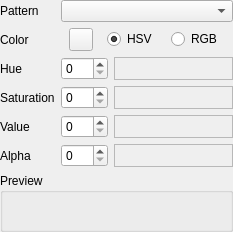
<ui version="4.0" >
 <comment>*********************************************************************
**
** Copyright (C) 1992-$THISYEAR$ $TROLLTECH$. All rights reserved.
**
** This file is part of the $MODULE$ of the Qt Toolkit.
**
** $TROLLTECH_DUAL_LICENSE$
**
** This file is provided AS IS with NO WARRANTY OF ANY KIND, INCLUDING THE
** WARRANTY OF DESIGN, MERCHANTABILITY AND FITNESS FOR A PARTICULAR PURPOSE.
**
*********************************************************************</comment>
 <class>QtBrushPatternEditor</class>
 <widget class="QWidget" name="QtBrushPatternEditor" >
  <property name="geometry" >
   <rect>
    <x>0</x>
    <y>0</y>
    <width>233</width>
    <height>232</height>
   </rect>
  </property>
  <property name="windowTitle" >
   <string>Form</string>
  </property>
  <layout class="QGridLayout" >
   <property name="margin" >
    <number>0</number>
   </property>
   <property name="spacing" >
    <number>6</number>
   </property>
   <item row="2" column="1" >
    <widget class="QSpinBox" name="hueSpinBox" >
     <property name="maximum" >
      <number>359</number>
     </property>
    </widget>
   </item>
   <item row="0" column="0" >
    <widget class="QLabel" name="label_3" >
     <property name="text" >
      <string>Pattern</string>
     </property>
    </widget>
   </item>
   <item row="4" column="0" >
    <widget class="QLabel" name="valueLabel" >
     <property name="text" >
      <string>Value</string>
     </property>
    </widget>
   </item>
   <item row="3" column="2" >
    <widget class="QFrame" name="frame_2" >
     <property name="frameShape" >
      <enum>QFrame::StyledPanel</enum>
     </property>
     <property name="frameShadow" >
      <enum>QFrame::Raised</enum>
     </property>
     <layout class="QVBoxLayout" >
      <property name="margin" >
       <number>0</number>
      </property>
      <property name="spacing" >
       <number>6</number>
      </property>
      <item>
       <widget class="qdesigner_internal::QtColorLine" name="saturationColorLine" >
        <property name="sizePolicy" >
         <sizepolicy>
          <hsizetype>7</hsizetype>
          <vsizetype>5</vsizetype>
          <horstretch>0</horstretch>
          <verstretch>0</verstretch>
         </sizepolicy>
        </property>
        <property name="focusPolicy" >
         <enum>Qt::StrongFocus</enum>
        </property>
       </widget>
      </item>
     </layout>
    </widget>
   </item>
   <item row="3" column="0" >
    <widget class="QLabel" name="saturationLabel" >
     <property name="text" >
      <string>Saturation</string>
     </property>
    </widget>
   </item>
   <item row="5" column="0" >
    <widget class="QLabel" name="alphaLabel" >
     <property name="text" >
      <string>Alpha</string>
     </property>
    </widget>
   </item>
   <item row="1" column="0" >
    <widget class="QLabel" name="label_2" >
     <property name="text" >
      <string>Color</string>
     </property>
    </widget>
   </item>
   <item row="4" column="2" >
    <widget class="QFrame" name="frame_3" >
     <property name="frameShape" >
      <enum>QFrame::StyledPanel</enum>
     </property>
     <property name="frameShadow" >
      <enum>QFrame::Raised</enum>
     </property>
     <layout class="QVBoxLayout" >
      <property name="margin" >
       <number>0</number>
      </property>
      <property name="spacing" >
       <number>6</number>
      </property>
      <item>
       <widget class="qdesigner_internal::QtColorLine" name="valueColorLine" >
        <property name="sizePolicy" >
         <sizepolicy>
          <hsizetype>7</hsizetype>
          <vsizetype>5</vsizetype>
          <horstretch>0</horstretch>
          <verstretch>0</verstretch>
         </sizepolicy>
        </property>
        <property name="focusPolicy" >
         <enum>Qt::StrongFocus</enum>
        </property>
       </widget>
      </item>
     </layout>
    </widget>
   </item>
   <item row="2" column="2" >
    <widget class="QFrame" name="frame" >
     <property name="frameShape" >
      <enum>QFrame::StyledPanel</enum>
     </property>
     <property name="frameShadow" >
      <enum>QFrame::Raised</enum>
     </property>
     <layout class="QVBoxLayout" >
      <property name="margin" >
       <number>0</number>
      </property>
      <property name="spacing" >
       <number>6</number>
      </property>
      <item>
       <widget class="qdesigner_internal::QtColorLine" name="hueColorLine" >
        <property name="sizePolicy" >
         <sizepolicy>
          <hsizetype>7</hsizetype>
          <vsizetype>5</vsizetype>
          <horstretch>0</horstretch>
          <verstretch>0</verstretch>
         </sizepolicy>
        </property>
        <property name="focusPolicy" >
         <enum>Qt::StrongFocus</enum>
        </property>
       </widget>
      </item>
     </layout>
    </widget>
   </item>
   <item row="5" column="2" >
    <widget class="QFrame" name="frame_4" >
     <property name="frameShape" >
      <enum>QFrame::StyledPanel</enum>
     </property>
     <property name="frameShadow" >
      <enum>QFrame::Raised</enum>
     </property>
     <layout class="QVBoxLayout" >
      <property name="margin" >
       <number>0</number>
      </property>
      <property name="spacing" >
       <number>6</number>
      </property>
      <item>
       <widget class="qdesigner_internal::QtColorLine" name="alphaColorLine" >
        <property name="sizePolicy" >
         <sizepolicy>
          <hsizetype>7</hsizetype>
          <vsizetype>5</vsizetype>
          <horstretch>0</horstretch>
          <verstretch>0</verstretch>
         </sizepolicy>
        </property>
        <property name="focusPolicy" >
         <enum>Qt::StrongFocus</enum>
        </property>
       </widget>
      </item>
     </layout>
    </widget>
   </item>
   <item row="2" column="0" >
    <widget class="QLabel" name="hueLabel" >
     <property name="text" >
      <string>Hue</string>
     </property>
    </widget>
   </item>
   <item row="6" column="0" colspan="3" >
    <widget class="QGroupBox" name="groupBox" >
     <property name="sizePolicy" >
      <sizepolicy>
       <hsizetype>5</hsizetype>
       <vsizetype>7</vsizetype>
       <horstretch>0</horstretch>
       <verstretch>0</verstretch>
      </sizepolicy>
     </property>
     <property name="title" >
      <string>Preview</string>
     </property>
     <layout class="QVBoxLayout" >
      <property name="margin" >
       <number>9</number>
      </property>
      <property name="spacing" >
       <number>6</number>
      </property>
      <item>
       <widget class="qdesigner_internal::QtBrushWidget" name="brushWidget" >
        <property name="sizePolicy" >
         <sizepolicy>
          <hsizetype>3</hsizetype>
          <vsizetype>3</vsizetype>
          <horstretch>0</horstretch>
          <verstretch>0</verstretch>
         </sizepolicy>
        </property>
       </widget>
      </item>
     </layout>
    </widget>
   </item>
   <item row="1" column="1" colspan="2" >
    <layout class="QHBoxLayout" >
     <property name="margin" >
      <number>0</number>
     </property>
     <property name="spacing" >
      <number>6</number>
     </property>
     <item>
      <widget class="qdesigner_internal::QtColorButton" name="colorButton" >
       <property name="text" >
        <string/>
       </property>
      </widget>
     </item>
     <item>
      <widget class="QRadioButton" name="hsvRadioButton" >
       <property name="sizePolicy" >
        <sizepolicy>
         <hsizetype>0</hsizetype>
         <vsizetype>0</vsizetype>
         <horstretch>0</horstretch>
         <verstretch>0</verstretch>
        </sizepolicy>
       </property>
       <property name="text" >
        <string>HSV</string>
       </property>
       <property name="checked" >
        <bool>true</bool>
       </property>
      </widget>
     </item>
     <item>
      <widget class="QRadioButton" name="rgbRadioButton" >
       <property name="sizePolicy" >
        <sizepolicy>
         <hsizetype>0</hsizetype>
         <vsizetype>0</vsizetype>
         <horstretch>0</horstretch>
         <verstretch>0</verstretch>
        </sizepolicy>
       </property>
       <property name="text" >
        <string>RGB</string>
       </property>
      </widget>
     </item>
    </layout>
   </item>
   <item row="0" column="1" colspan="2" >
    <widget class="QComboBox" name="patternComboBox" />
   </item>
   <item row="5" column="1" >
    <widget class="QSpinBox" name="alphaSpinBox" >
     <property name="maximum" >
      <number>255</number>
     </property>
    </widget>
   </item>
   <item row="4" column="1" >
    <widget class="QSpinBox" name="valueSpinBox" >
     <property name="maximum" >
      <number>255</number>
     </property>
    </widget>
   </item>
   <item row="3" column="1" >
    <widget class="QSpinBox" name="saturationSpinBox" >
     <property name="maximum" >
      <number>255</number>
     </property>
    </widget>
   </item>
  </layout>
 </widget>
 <customwidgets>
  <customwidget>
   <class>qdesigner_internal::QtBrushWidget</class>
   <extends>QFrame</extends>
   <header>qtbrushwidget.h</header>
  </customwidget>
  <customwidget>
   <class>qdesigner_internal::QtColorLine</class>
   <extends>QFrame</extends>
   <header>qtcolorline.h</header>
  </customwidget>
  <customwidget>
   <class>qdesigner_internal::QtColorButton</class>
   <extends>QToolButton</extends>
   <header>qtcolorbutton.h</header>
  </customwidget>
 </customwidgets>
 <tabstops>
  <tabstop>patternComboBox</tabstop>
  <tabstop>colorButton</tabstop>
  <tabstop>hsvRadioButton</tabstop>
  <tabstop>rgbRadioButton</tabstop>
  <tabstop>hueColorLine</tabstop>
  <tabstop>saturationColorLine</tabstop>
  <tabstop>valueColorLine</tabstop>
  <tabstop>alphaColorLine</tabstop>
 </tabstops>
 <resources/>
 <connections/>
</ui>
